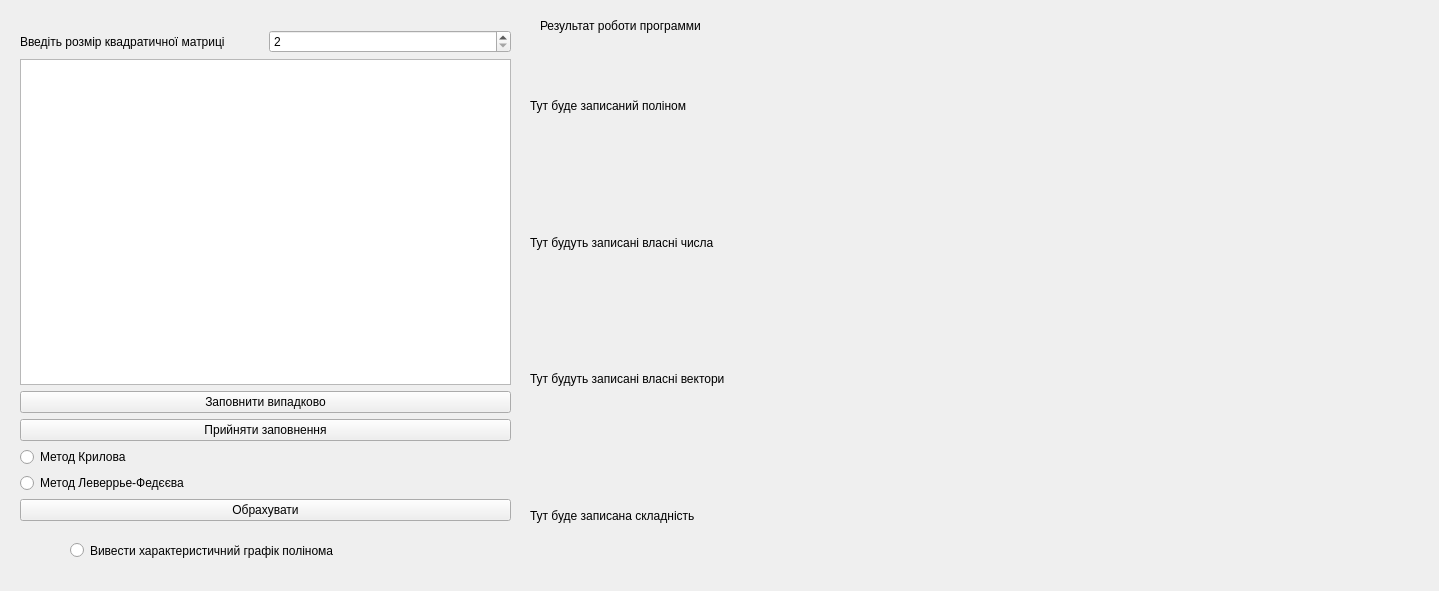
<?xml version="1.0" encoding="UTF-8"?>
<ui version="4.0">
 <class>MainWindow</class>
 <widget class="QMainWindow" name="MainWindow">
  <property name="geometry">
   <rect>
    <x>0</x>
    <y>0</y>
    <width>1439</width>
    <height>591</height>
   </rect>
  </property>
  <property name="windowTitle">
   <string>Калькулятор власних чисел та власних векторів</string>
  </property>
  <widget class="QWidget" name="centralwidget">
   <widget class="QWidget" name="layoutWidget">
    <property name="geometry">
     <rect>
      <x>20</x>
      <y>30</y>
      <width>491</width>
      <height>491</height>
     </rect>
    </property>
    <layout class="QVBoxLayout" name="verticalLayout_4">
     <item>
      <layout class="QVBoxLayout" name="verticalLayout_3">
       <item>
        <layout class="QVBoxLayout" name="verticalLayout_2">
         <item>
          <layout class="QVBoxLayout" name="verticalLayout">
           <item>
            <layout class="QHBoxLayout" name="horizontalLayout">
             <item>
              <widget class="QLabel" name="label">
               <property name="text">
                <string>Введіть розмір квадратичної матриці</string>
               </property>
              </widget>
             </item>
             <item>
              <widget class="QSpinBox" name="spinBox">
               <property name="minimum">
                <number>2</number>
               </property>
               <property name="maximum">
                <number>8</number>
               </property>
               <property name="value">
                <number>2</number>
               </property>
               <property name="displayIntegerBase">
                <number>10</number>
               </property>
              </widget>
             </item>
            </layout>
           </item>
           <item>
            <widget class="QTableWidget" name="tableWidget">
             <attribute name="horizontalHeaderMinimumSectionSize">
              <number>37</number>
             </attribute>
             <attribute name="horizontalHeaderDefaultSectionSize">
              <number>90</number>
             </attribute>
             <attribute name="verticalHeaderMinimumSectionSize">
              <number>37</number>
             </attribute>
            </widget>
           </item>
          </layout>
         </item>
         <item>
          <widget class="QPushButton" name="pushButton_2">
           <property name="text">
            <string>Заповнити випадково</string>
           </property>
          </widget>
         </item>
         <item>
          <widget class="QPushButton" name="pushButton">
           <property name="text">
            <string>Прийняти заповнення</string>
           </property>
          </widget>
         </item>
        </layout>
       </item>
       <item>
        <widget class="QRadioButton" name="method1RadioButton">
         <property name="text">
          <string>Метод Крилова</string>
         </property>
        </widget>
       </item>
       <item>
        <widget class="QRadioButton" name="method2RadioButton">
         <property name="text">
          <string>Метод Леверрье-Федєєва</string>
         </property>
        </widget>
       </item>
      </layout>
     </item>
     <item>
      <widget class="QPushButton" name="calculateButton">
       <property name="text">
        <string>Обрахувати</string>
       </property>
      </widget>
     </item>
    </layout>
   </widget>
   <widget class="QRadioButton" name="showPolynom">
    <property name="geometry">
     <rect>
      <x>70</x>
      <y>530</y>
      <width>381</width>
      <height>41</height>
     </rect>
    </property>
    <property name="text">
     <string>Вивести характеристичний графік полінома</string>
    </property>
   </widget>
   <widget class="QWidget" name="layoutWidget">
    <property name="geometry">
     <rect>
      <x>530</x>
      <y>40</y>
      <width>881</width>
      <height>541</height>
     </rect>
    </property>
    <layout class="QVBoxLayout" name="verticalLayout_5">
     <item>
      <widget class="QLabel" name="polynom">
       <property name="text">
        <string>Тут буде записаний поліном</string>
       </property>
      </widget>
     </item>
     <item>
      <widget class="QLabel" name="roots">
       <property name="text">
        <string>Тут будуть записані власні числа</string>
       </property>
      </widget>
     </item>
     <item>
      <widget class="QLabel" name="vectors">
       <property name="text">
        <string>Тут будуть записані власні вектори</string>
       </property>
      </widget>
     </item>
     <item>
      <widget class="QLabel" name="counter">
       <property name="text">
        <string>Тут буде записана складність</string>
       </property>
      </widget>
     </item>
    </layout>
   </widget>
   <widget class="QLabel" name="label_2">
    <property name="geometry">
     <rect>
      <x>540</x>
      <y>10</y>
      <width>371</width>
      <height>31</height>
     </rect>
    </property>
    <property name="text">
     <string>Результат роботи программи</string>
    </property>
   </widget>
  </widget>
 </widget>
 <resources/>
 <connections/>
</ui>
